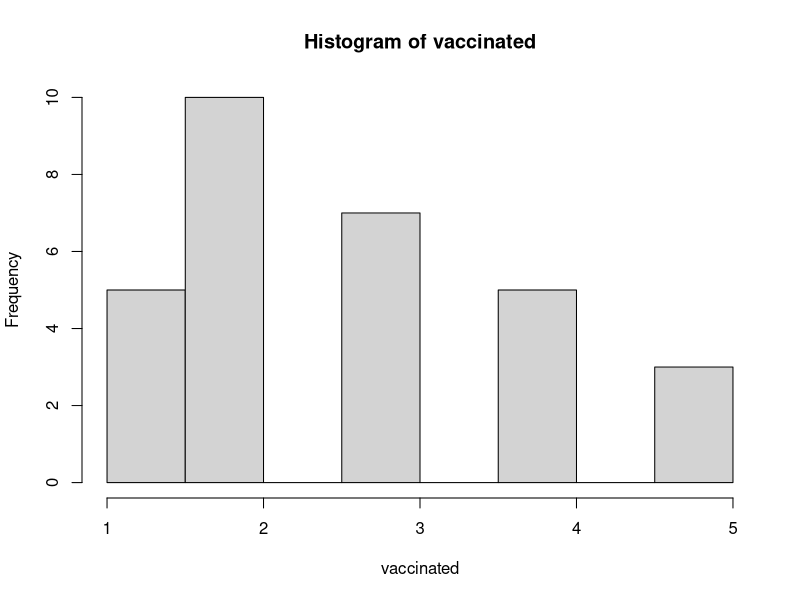
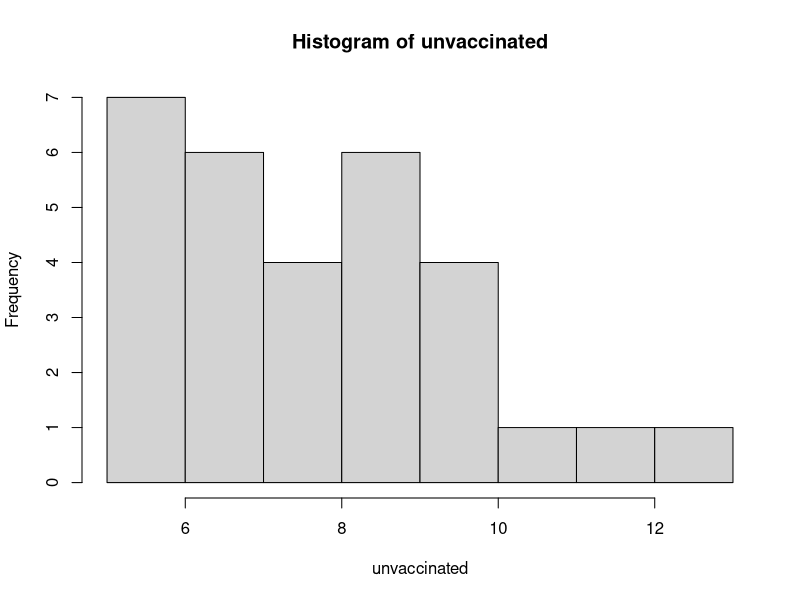

Reproduce these figures in R, in order. (Note: this script raises an error after producing the figures.)
#Problem A, Meet the Binomial Distrobution
#A1, testing binomials
rbinom(n = 1, size = 10, prob = 0.5) # simulating 10 coin flips (1 time)
rbinom(n = 8, size = 10, prob = 0.5) # simulating 10 coin flips (8 times)
#Output represents the number of tails flipped for each 10 flip trial

#A2, testing number of vaccinated people who contract the flu
rbinom(n = 1, size = 20, prob = .15)

#A3, testing number of unvaccinated people who contract the flu
rbinom(n = 1, size = 20, prob = .4)

#A4, running multiple trials of A2 and A3
{
  vaccinated <- rbinom(n = 30, size = 20, prob = .15)
  unvaccinated <- rbinom(n = 30, size = 20, prob = .4)
  hist(vaccinated)
  hist(unvaccinated)
}

#A5, simulating allele distribution in a population
rbinom(n = 1, size = 500, prob = .55)

#A6, determining allele frequency in a populaiton
trials <- 1
populationsize <- 500
probability <- .55
for( i in seq(1,1000)) {
  alleleAfreq[i] <- rbinom( n = trials, size = populationsize, prob = probability)
  probability <- alleleAfreq[i]/populationsize
}
print(alleleAfreq[1000])

#A7, plotting the allele frequency in a population
plot(alleleAfreq, xlab = "Generations", ylab = "Frequency of A Allele", main = "Plot of Allele A Frequency")

#A8, a lot of stuff



#Problem B, Sampling
#B1, creating random order of four factors
siblings = c("Blair", "Frankie", "Kim", "Morgan") #Our four factors
sample(x = siblings, size = 4)

#B2, making sample of fair dice rolls
dicesides <- c(1:6)
rolls <- 13
fairdicerolls <- sample(x = dicesides, size = rolls, replace = T)
hist(fairdicerolls)

#B3, making sample of biased dice rolls
rolls <- 14
biaseddicesides <- c(1:6, 6)
biaseddicerolls <- sample(x = biaseddicesides, size = rolls, replace = T)
hist(biaseddicerolls)

#B4, matrix things and such